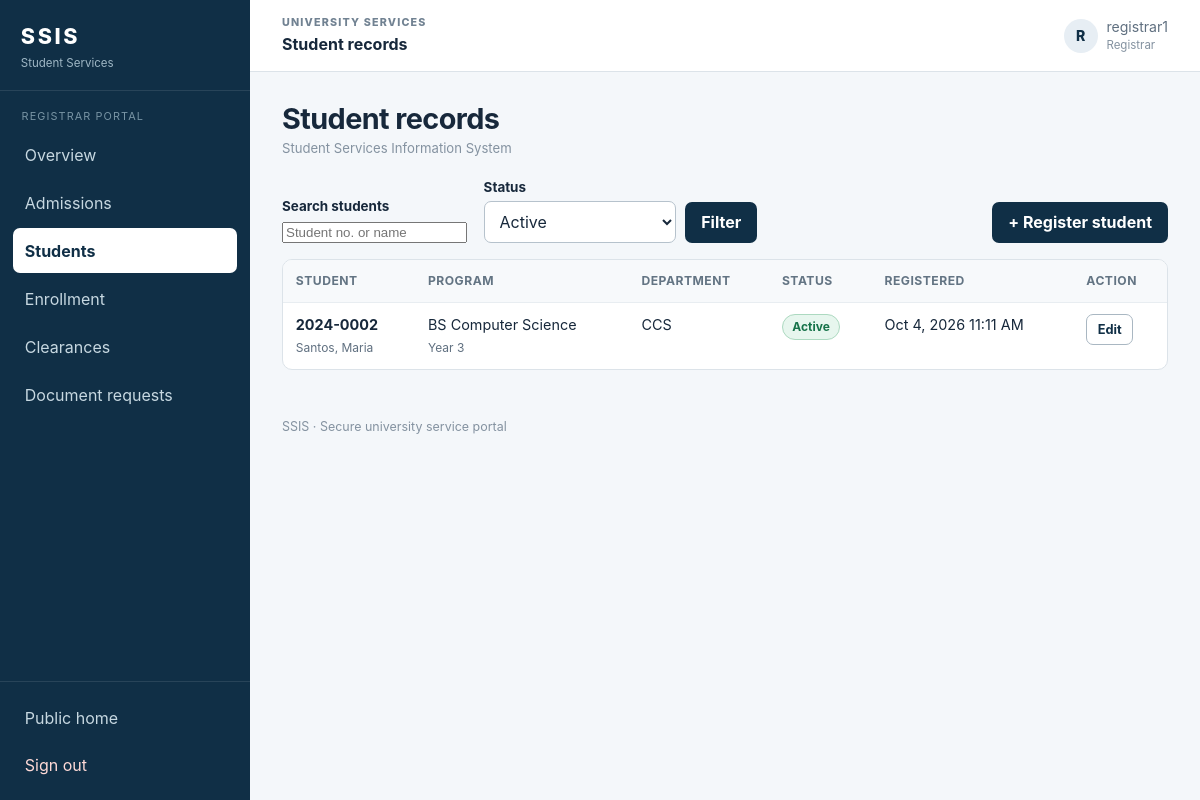
The page /registrar/students.php?status=active (signed in) on the database its author committed.
### tables this page shows
CREATE TABLE users (
  id               INT UNSIGNED NOT NULL AUTO_INCREMENT,
  username         VARCHAR(50)  NOT NULL,
  email            VARCHAR(120) NOT NULL,
  password_hash    VARCHAR(255) NOT NULL,
  role             ENUM('admin','registrar','cashier','department','professor','student') NOT NULL,
  department_id    INT UNSIGNED NULL COMMENT 'Set for department and professor roles',
  status           ENUM('active','disabled') NOT NULL DEFAULT 'active',
  failed_attempts  TINYINT UNSIGNED NOT NULL DEFAULT 0,
  locked_until     DATETIME NULL,
  last_login_at    DATETIME NULL,
  created_at       TIMESTAMP NOT NULL DEFAULT CURRENT_TIMESTAMP,
  updated_at       TIMESTAMP NOT NULL DEFAULT CURRENT_TIMESTAMP ON UPDATE CURRENT_TIMESTAMP,
  PRIMARY KEY (id),
  UNIQUE KEY uq_users_username (username),
  UNIQUE KEY uq_users_email (email),
  KEY idx_users_role (role),
  CONSTRAINT fk_users_department FOREIGN KEY (department_id)
    REFERENCES departments(id) ON DELETE SET NULL ON UPDATE CASCADE
);

CREATE TABLE students (
  id                INT UNSIGNED NOT NULL AUTO_INCREMENT,
  user_id           INT UNSIGNED NOT NULL,
  student_no        VARCHAR(20)  NOT NULL,
  first_name        VARCHAR(60)  NOT NULL,
  last_name         VARCHAR(60)  NOT NULL,
  program           VARCHAR(100) NOT NULL,
  year_level        TINYINT UNSIGNED NOT NULL DEFAULT 1,
  department_id     INT UNSIGNED NOT NULL,
  enrollment_status ENUM('pending','active','archived')
                    NOT NULL DEFAULT 'pending',
  queue_number      INT UNSIGNED NULL COMMENT 'Legacy field retained for backward compatibility; not used by SSIS',
  contact_no        VARCHAR(20)  NULL,
  registered_by     INT UNSIGNED NULL,
  created_at        TIMESTAMP NOT NULL DEFAULT CURRENT_TIMESTAMP,
  updated_at        TIMESTAMP NOT NULL DEFAULT CURRENT_TIMESTAMP ON UPDATE CURRENT_TIMESTAMP,
  PRIMARY KEY (id),
  UNIQUE KEY uq_students_user (user_id),
  UNIQUE KEY uq_students_no (student_no),
  KEY idx_students_name (last_name, first_name),
  KEY idx_students_enrollment (enrollment_status),
  CONSTRAINT fk_students_user FOREIGN KEY (user_id)
    REFERENCES users(id) ON DELETE CASCADE ON UPDATE CASCADE,
  CONSTRAINT fk_students_department FOREIGN KEY (department_id)
    REFERENCES departments(id) ON DELETE RESTRICT ON UPDATE CASCADE,
  CONSTRAINT fk_students_registered_by FOREIGN KEY (registered_by)
    REFERENCES users(id) ON DELETE SET NULL ON UPDATE CASCADE
);

CREATE TABLE departments (
  id          INT UNSIGNED NOT NULL AUTO_INCREMENT,
  code        VARCHAR(10)  NOT NULL,
  name        VARCHAR(120) NOT NULL,
  PRIMARY KEY (id),
  UNIQUE KEY uq_departments_code (code)
);

### auth/auth_check.php (called while the page is built, shortened)
<?php
require_once __DIR__ . '/../config/database.php';
function e(?string $value): string
{
    return htmlspecialchars((string)$value, ENT_QUOTES | ENT_SUBSTITUTE, 'UTF-8');
}
function url(string $path): string
{
    return APP_BASE . $path;
}
function auth_user(): ?array
{
    $now = time();
    $fingerprint = hash('sha256', $_SERVER['HTTP_USER_AGENT'] ?? '');
    $st = db()->prepare(
        'SELECT id, username, email, role, department_id, status FROM users WHERE id = ? LIMIT 1'
    );
    $st->execute([(int)$_SESSION['uid']]);
    $row = $st->fetch();
    $cache = $row;
    return $cache;
}
function require_login(): array
{
    $user = auth_user();
    return $user;
}
function require_role(string|array $roles): array
{
    $user = require_login();
    return $user;
}

### config/database.php (called while the page is built, shortened)
<?php
function db(): PDO
{
    static $pdo = null;
    if ($pdo instanceof PDO) {
        return $pdo;
    }
    $host    = getenv('SSIS_DB_HOST') ?: '127.0.0.1';
    $port    = getenv('SSIS_DB_PORT') ?: '3306';
    $name    = getenv('SSIS_DB_NAME') ?: 'ssis_db';
    $user    = getenv('SSIS_DB_USER') ?: 'root';
    $pass    = getenv('SSIS_DB_PASS') !== false ? getenv('SSIS_DB_PASS') : '';
    $dsn = "mysql:host={$host};port={$port};dbname={$name};charset=utf8mb4";
    try {
        $pdo = new PDO($dsn, $user, $pass, [
            PDO::ATTR_ERRMODE            => PDO::ERRMODE_EXCEPTION,
            PDO::ATTR_DEFAULT_FETCH_MODE => PDO::FETCH_ASSOC,
            PDO::ATTR_EMULATE_PREPARES   => false,
            PDO::ATTR_STRINGIFY_FETCHES  => false,
        ]);
    } catch (PDOException $e) {
        error_log('[SSIS] DB connection failed: ' . $e->getMessage());
        http_response_code(503);
        exit('Service temporarily unavailable. Please try again later.');
    }
    return $pdo;
}

### includes/layout.php (the view, shortened to what this page needs)
<?php
require_once __DIR__ . '/helpers.php';
function render_header(array $user, string $title): void
{
    $self = $_SERVER['SCRIPT_NAME'] ?? '';
    $role = $user['role'];
    echo '<!DOCTYPE html><html lang="en"><head><meta charset="utf-8">'
       . '<meta name="viewport" content="width=device-width, initial-scale=1">'
       . '<title>' . e($title) . ' - SSIS</title>'
       . '<link rel="stylesheet" href="' . e(url('/assets/css/style.css')) . '">'
       . '<script src="' . e(url('/assets/js/app.js')) . '" defer></script></head><body>';
    echo '<div class="app-shell"><aside class="sidebar">'
       . '<a class="side-brand" href="' . e(url(ROLE_HOME[$role])) . '"><span>SSIS</span><small>Student Services</small></a>'
       . '<div class="side-section"><small>' . e(label($role)) . ' portal</small><nav aria-label="Main">';
    foreach (NAV[$role] as $text => $path) {
        $cur = str_ends_with($self, $path) ? ' aria-current="page"' : '';
        echo '<a href="' . e(url($path)) . '"' . $cur . '>' . e($text) . '</a>';
    }
    echo '</nav></div><div class="side-bottom">'
       . '<a href="' . e(url('/')) . '">Public home</a>'
       . '<form method="post" action="' . e(url('/auth/logout.php')) . '">' . csrf_field()
       . '<button class="side-signout" type="submit">Sign out</button></form></div></aside>'
       . '<div class="app-main"><header class="app-top"><div><span class="top-kicker">UNIVERSITY SERVICES</span><strong>' . e($title) . '</strong></div>'
       . '<div class="who"><span class="user-avatar">' . e(strtoupper(substr($user['username'],0,1))) . '</span>'
       . '<span>' . e($user['username']) . '<small>' . e(label($role)) . '</small></span></div></header><main class="page">';
    echo '<div class="page-heading"><div><h1>' . e($title) . '</h1><p class="breadcrumb">Student Services Information System</p></div></div>';
}
function render_footer(): void
{
    echo '</main><footer class="app-footer">SSIS · Secure university service portal</footer></div></div></body></html>';
}

### registrar/students.php (shortened to what this page needs)
<?php
require_once __DIR__ . '/../auth/auth_check.php';
require_once __DIR__ . '/../includes/layout.php';
$user = require_role('registrar');
$pdo = db();
$q = get_str('q', 60);
$status = get_str('status', 12);
$like = '%' . addcslashes($q, '%_\\') . '%';
$st = $pdo->prepare('SELECT s.*, d.code FROM students s JOIN departments d ON d.id=s.department_id
                     WHERE (?="" OR s.student_no LIKE ? OR s.last_name LIKE ? OR s.first_name LIKE ?)
                     AND (?="" OR s.enrollment_status=?) ORDER BY s.last_name,s.first_name LIMIT 200');
$st->execute([$q,$like,$like,$like,$status,$status]);
$rows = $st->fetchAll();
render_header($user, 'Student records');
?>
<div class="toolbar"><form class="filters" method="get">
  <div><label for="q">Search students</label><input id="q" name="q" value="<?= e($q) ?>" placeholder="Student no. or name"></div>
  <div><label for="status">Status</label><select id="status" name="status"><option value="">All statuses</option><?php foreach(STUDENT_STATUSES as $s): ?><option value="<?= $s ?>"<?= $s===$status?' selected':'' ?>><?= e(label($s)) ?></option><?php endforeach; ?></select></div>
  <button class="btn" type="submit">Filter</button></form>
  <a class="btn" href="<?= e(url('/registrar/admissions.php')) ?>">+ Register student</a>
</div>
<div class="tablewrap"><table><thead><tr><th>Student</th><th>Program</th><th>Department</th><th>Status</th><th>Registered</th><th>Action</th></tr></thead><tbody>
<?php foreach($rows as $r): ?><tr>
  <td><strong><?= e($r['student_no']) ?></strong><br><small><?= e($r['last_name'].', '.$r['first_name']) ?></small></td>
  <td><?= e($r['program']) ?><br><small>Year <?= (int)$r['year_level'] ?></small></td>
  <td><?= e($r['code']) ?></td>
  <td><?= badge($r['enrollment_status']) ?></td>
  <td><?= e(fmt_date($r['created_at'])) ?></td>
  <td><a class="btn alt sm" href="<?= e(url('/registrar/students.php?edit='.(int)$r['id'])) ?>">Edit</a></td>
</tr><?php endforeach; ?>
</tbody></table></div>
<?php render_footer();

### includes/helpers.php (shortened to what this page needs)
<?php
function fmt_date(?string $d): string { return $d ? date('M j, Y g:i A', strtotime($d)) : '-'; }
function label(string $v): string { return ucfirst(str_replace('_', ' ', $v)); }
function badge(string $status): string
{
    $good = ['paid', 'enrolled', 'passed', 'released', 'ready', 'active'];
    $warn = ['pending', 'partial', 'awaiting_payment', 'processing', 'incomplete'];
    $cls  = in_array($status, $good, true) ? 'good' : (in_array($status, $warn, true) ? 'warn' : 'bad');
    return '<span class="badge ' . $cls . '">' . e(label($status)) . '</span>';
}
function get_str(string $k, int $max = 100): string
{
    $v = $_GET[$k] ?? '';
    return is_string($v) ? mb_substr(trim($v), 0, $max) : '';
}

### assets/css/style.css (style rules this page uses)
:root { --ink:#17283b;--soft:#607080;--muted:#8492a0;--panel:#102f46;--panel2:#0c2436; --bg:#f4f7fa;--card:#fff;--line:#dce3e9;--ok:#17734a;--okbg:#e7f6ee; --wait:#9a5b00;--waitbg:#fff4df;--err:#a52821;--errbg:#fcedeb;--focus:#1769aa; --sans:Inter,ui-sans-serif,system-ui,-apple-system,"Segoe UI",Roboto,Arial,sans-serif }
*,*::before,*::after { box-sizing:border-box }
body { margin:0;font-family:var(--sans);color:var(--ink);background:var(--bg);line-height:1.5 }
a { color:var(--focus) }
.app-shell { min-height:100vh;display:flex }
.sidebar { width:250px;flex:0 0 250px;background:var(--panel);color:#d9e7ef;display:flex;flex-direction:column;min-height:100vh;position:sticky;top:0;height:100vh }
.side-brand { display:flex;flex-direction:column;text-decoration:none;color:#fff;padding:1.25rem 1.3rem 1.1rem;border-bottom:1px solid rgba(255,255,255,.1) }
.side-brand span { font-size:1.35rem;font-weight:800;letter-spacing:.12em }
.side-brand small { font-size:.72rem;color:#9fb7c5;margin-top:.15rem }
.side-section { padding:1.1rem .8rem }
.side-section>small { display:block;text-transform:uppercase;letter-spacing:.1em;color:#7894a4;font-size:.68rem;padding:0 .55rem .5rem }
.sidebar nav { display:grid;gap:.2rem }
.sidebar nav a,.side-bottom>a,.side-signout { color:#c7d8e1;text-decoration:none;padding:.65rem .75rem;border-radius:7px;display:block;border:0;background:none;font:inherit;text-align:left;width:100%;cursor:pointer }
.sidebar nav a[aria-current=page] { background:#fff;color:var(--panel);font-weight:700 }
.side-bottom { margin-top:auto;padding:.8rem;border-top:1px solid rgba(255,255,255,.1);display:grid;gap:.15rem }
.side-signout { color:#ffdad7 }
.app-main { flex:1;min-width:0 }
.app-top { height:72px;background:#fff;border-bottom:1px solid var(--line);display:flex;align-items:center;justify-content:space-between;padding:.8rem 2rem;gap:1rem }
.app-top>div:first-child { display:flex;flex-direction:column }
.top-kicker,.card-kicker,.stat-label { font-size:.67rem;letter-spacing:.11em;font-weight:800;color:#718292 }
.app-top strong { font-size:1rem }
.who { display:flex;align-items:center;gap:.55rem;color:var(--soft);font-size:.88rem }
.who small { display:block;font-size:.72rem;color:var(--muted) }
.user-avatar { width:34px;height:34px;border-radius:50%;display:grid;place-items:center;background:#e7eef4;color:var(--panel);font-weight:800 }
.page { max-width:1180px;margin:0 auto;padding:1.7rem 2rem 3rem }
.page-heading { display:flex;justify-content:space-between;align-items:end;margin-bottom:1.2rem }
.page-heading h1 { font-size:1.8rem;line-height:1.2;margin:.15rem 0 }
.breadcrumb { color:var(--muted);font-size:.82rem;margin:0 }
.app-footer { max-width:1180px;margin:0 auto;padding:0 2rem 2rem;color:var(--muted);font-size:.78rem }
h1,h2 { letter-spacing:-.02em }
.tablewrap { overflow-x:auto;background:var(--card);border:1px solid var(--line);border-radius:10px }
table { width:100%;border-collapse:collapse;font-size:.9rem }
th,td { padding:.72rem .8rem;text-align:left;border-bottom:1px solid #e8edf1;vertical-align:top }
th { background:#f7f9fb;font-size:.76rem;text-transform:uppercase;letter-spacing:.04em;color:#637483;white-space:nowrap }
tr:last-child td { border-bottom:0 }
.badge { display:inline-block;padding:.18rem .58rem;border-radius:999px;font-size:.75rem;font-weight:700;border:1px solid }
.badge.good { background:var(--okbg);color:var(--ok);border-color:#acd9c0 }
label { display:block;font-weight:650;font-size:.84rem;margin:.75rem 0 .3rem }
input[type=text],input[type=password],input[type=email],input[type=number],input[type=date],select,textarea { width:100%;padding:.58rem .68rem;font:inherit;border:1px solid #b6c2cc;border-radius:7px;background:#fff;color:var(--ink) }
.btn,button.btn { display:inline-block;padding:.55rem 1rem;font:inherit;font-weight:700;color:#fff;background:var(--panel);border:0;border-radius:7px;cursor:pointer;text-decoration:none }
.btn.alt { background:#fff;color:var(--panel);border:1px solid #a9b7c2 }
.btn.sm { padding:.3rem .65rem;font-size:.8rem }
.filters { display:flex;flex-wrap:wrap;gap:.6rem;align-items:end;margin:0 }
.filters label { margin:0 0 .2rem }
.filters>div { min-width:12rem }
.toolbar { display:flex;justify-content:space-between;gap:1rem;align-items:end;margin-bottom:1rem }
small,.muted { color:var(--soft) }

### rows shown on the page
users: role "REGISTRAR", username "R", username "registrar1", role "Registrar"
students: student_no "2024-0002", last_name+first_name "Santos, Maria", program "BS Computer Science", year_level "3", department.code "CCS", enrollment_status "Active", created_at "Oct 4, 2026 11:11 AM"

### other values the page prints
$text "Overview"
$text "Admissions"
$text "Students"
$text "Enrollment"
$text "Clearances"
$text "Document requests"
$title "Student records"
form field status "Active"
